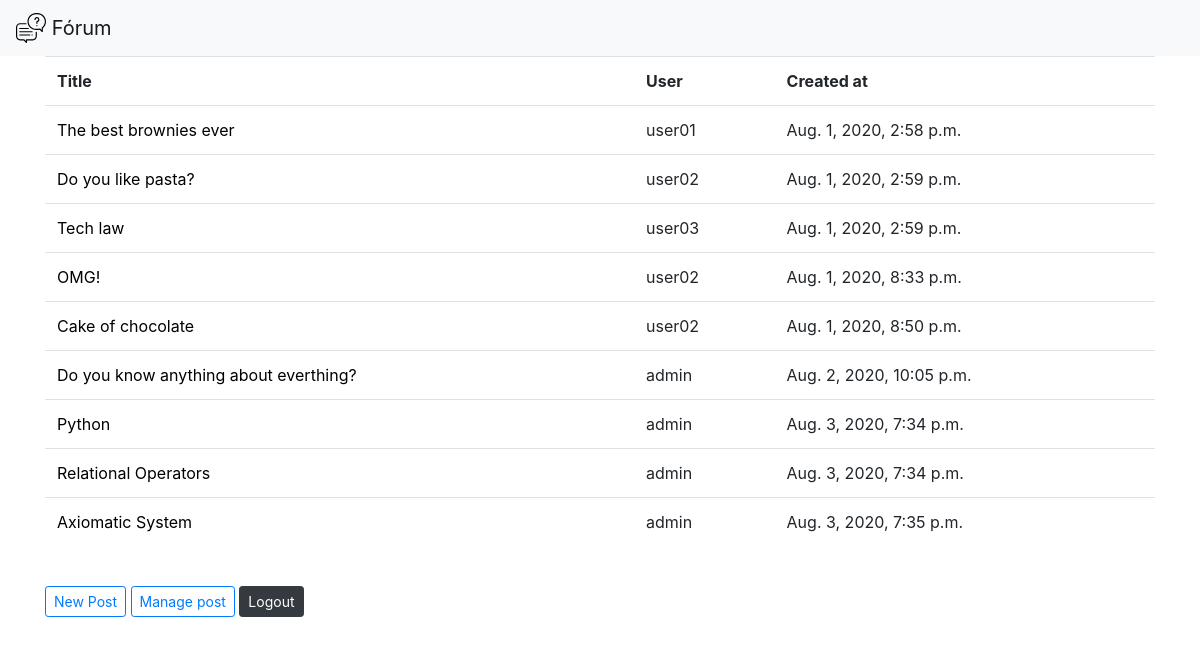
Page /interface/welcome/ (signed in) on the earlier database version.
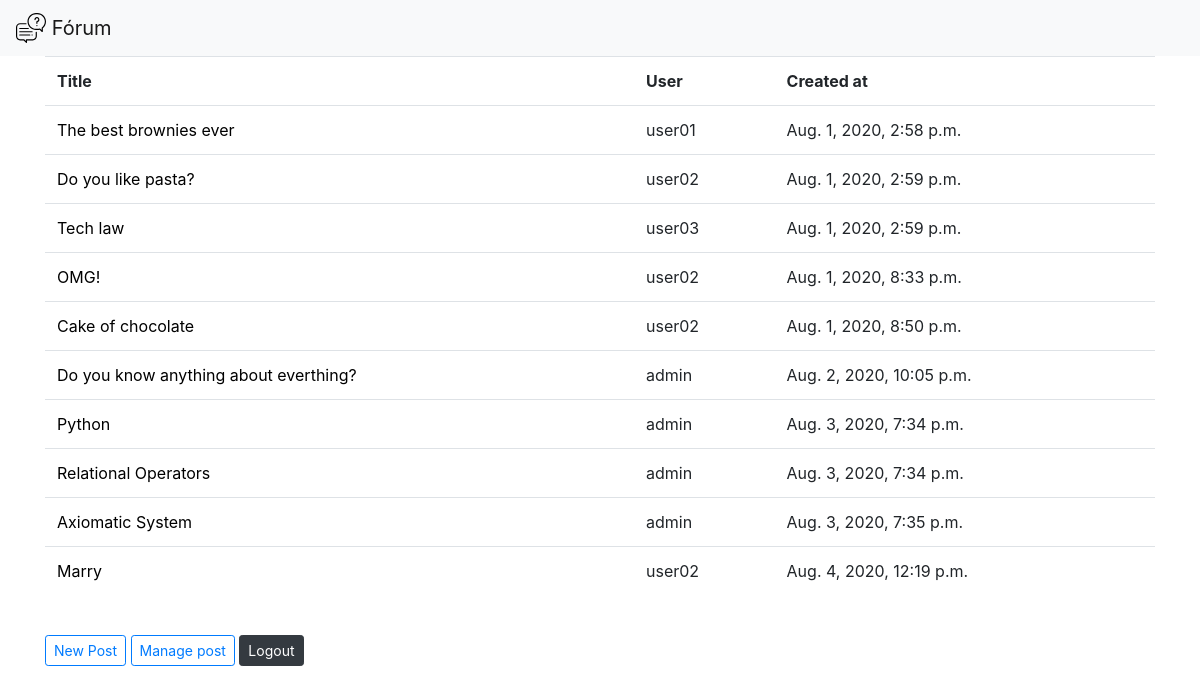
Same page on the later database version.
### entries/models.py (models this page shows, shortened)
class Posts(models.Model):
    user = models.ForeignKey(settings.AUTH_USER_MODEL, on_delete=models.CASCADE)
    title = models.CharField(max_length=100, verbose_name='Título: ')
    text = models.TextField(verbose_name='Texto: ')
    countLike = models.IntegerField(verbose_name='Likes', default=0)
    countUnlike = models.IntegerField(verbose_name='Unlike', default=0)
    created_at = models.DateTimeField(verbose_name='Data de Criação', auto_now_add=True)

### interface/views.py (the view)
# urls.py: path('welcome/', views.welcome, name='welcome'),
def welcome(request):
    list_post = Posts.objects.all()
    return render(request, 'interface/welcome.html', {
        'list_post':list_post
    })

### interface/templates/interface/welcome.html (shortened to what this page needs)
{% extends "interface/layout.html" %}
{% block body %}
    {% if user.is_authenticated %}
    <div class="container">
        <table class="table">
            <tr>
                <th scope="col">Title</th>
                <th scope="col">User</th>
                <th scope="col">Created at</th>
            </tr>
            {% if list_post %}
                {% for item in list_post %}
                    <tr>
                        <td><a style="text-decoration: none;" href="{% url 'interface:post' item.id %}"> {{ item.title }} </a></td>
                        <td>{{ item.user }}</td>
                        <td>{{ item.created_at }}</td>
                    </tr>
                {% endfor %}
            {% else %}
                <p>This content is empty</p>
            {% endif %}
        </table>
        <br>
        <a href="{% url 'interface:newpost'%}"><button type='button' class="btn btn-outline-primary btn-sm">New Post</button></a>
        <a href="{% url 'interface:mypost' user.id %}"><button class="btn btn-outline-primary btn-sm">Manage post</button></a>
        <a href="{% url 'logout' %}"><button class="btn btn-dark btn-sm">Logout</button></a>
        {% else %}
            <h4>You do not have access for this page. Please, Log in.</h4>
            <a href="{% url 'interface:index' %}">Log in</a>
        {% endif %}
    </div>
{% endblock %}

Differences in the rows shown:
added Posts: title "Marry", user "user02", created_at "Aug. 4, 2020, 12:19 p.m."
